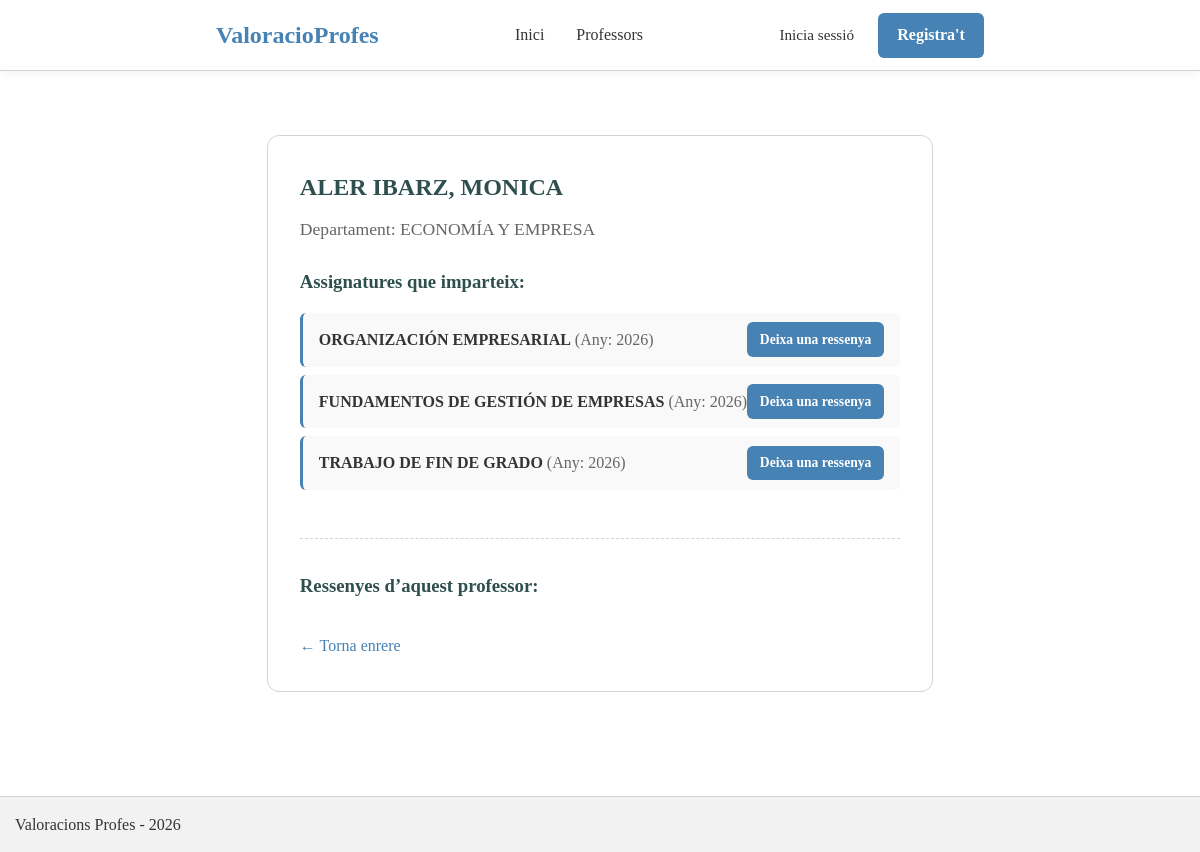
Screenshot of /profesores/2/ with the database file from the repository.
### blog/models.py (models this page shows, shortened)
class Professor(models.Model):
    department = models.ForeignKey(Department, on_delete=models.CASCADE, related_name='professors')
    name_prof = models.CharField(max_length=150)
    profile_pic_url = models.URLField(max_length=200, blank=True, null=True)  #URLField for links

class Department(models.Model):
    name_dept = models.CharField(max_length=100)

class Prof_Subject(models.Model):
    professor = models.ForeignKey(Professor, on_delete=models.CASCADE)
    subject = models.ForeignKey(Subject, on_delete=models.CASCADE)
    year = models.IntegerField()

class Subject(models.Model):
    name_sub = models.CharField(max_length=150)
    description = models.TextField()
    credits = models.PositiveIntegerField()
    professors = models.ManyToManyField(Professor, through='Prof_Subject', related_name='subjects')

### blog/views.py (the view)
# urls.py: path('profesores/<int:pk>/', views.ProfessorDetailView.as_view(), name='professor_detail'),
class ProfessorDetailView(DetailView):
    model = Professor
    template_name = 'blog/professor_detail.html'
    context_object_name = 'professor'

### templates/blog/professor_detail.html (shortened to what this page needs)
{% extends 'base.html' %}
{% block content %}
<div class="container">
    <article>
        <h1>{{ professor.name_prof }}</h1>
        <p class="post-meta" style="font-size: 1.1rem;">Departament: {{ professor.department.name_dept }}</p>
        <div class="post-body">
            <h3>Assignatures que imparteix:</h3>
            <ul>
                {% for ps in professor.prof_subject_set.all %}
                    <li style="display: flex; justify-content: space-between; align-items: center;">
                        <span>
                            <strong>{{ ps.subject.name_sub }}</strong> <span style="color: #666;">(Any: {{ ps.year }})</span>
                        </span>
                        <a href="{% url 'blog:review_create' %}?prof_subject={{ ps.id }}" class="btn-signup" style="font-size: 0.85rem; padding: 0.4rem 0.8rem;">
                            Deixa una ressenya
                        </a>
                    </li>
                {% empty %}
                    <li>Aquest professor no té assignatures assignades.</li>
                {% endfor %}
            </ul>
            <hr style="margin: 3rem 0 2rem 0; border: 0; border-top: 1px dashed var(--color-footer-border);">
            <h3>Ressenyes d’aquest professor:</h3>
            <div class="back-link" style="margin-top: 2rem;">
                <a href="javascript:history.back()">← Torna enrere</a>
            </div>
        </div>
    </article>
</div>
{% endblock content %}

### blog/static/blog/style.css (style rules this page uses)
:root { --font-base: Georgia, serif; --color-text: #333; --color-heading: darkslategray; --color-nav-bg: darkslategray; --color-nav-text: white; --color-nav-hover: lightblue; --color-user-text: silver; --color-footer-text: gray; --color-footer-border: lightgray; --color-error: red; --color-btn-primary: steelblue; --container-width: 800px; --form-width: 400px; }
* { margin: 0; padding: 0; box-sizing: border-box; }
body { min-height: 100vh; display: flex; flex-direction: column; font-family: var(--font-base); line-height: 1.6; color: var(--color-text); }
.container { flex: 1; max-width: var(--container-width); margin: 2rem auto; padding: 0 1rem; }
.btn-signup { background-color: var(--color-btn-primary); color: white; padding: 0.6rem 1.2rem; border-radius: 6px; text-decoration: none; font-weight: bold; }
article { background: white; border: 1px solid var(--color-footer-border); border-radius: 12px; padding: 2rem; }
article h1 { color: var(--color-heading); margin-bottom: 0.5rem; }
article .post-meta { color: #666; margin-bottom: 1.5rem; font-size: 0.95rem; }
article .post-body h3 { color: var(--color-heading); margin-bottom: 1rem; }
article .post-body ul { list-style: none; padding: 0; display: flex; flex-direction: column; gap: 0.5rem; }
article .post-body ul li { padding: 0.6rem 1rem; background: #f9f9f9; border-radius: 6px; border-left: 3px solid var(--color-btn-primary); }
.back-link { margin-top: 1.5rem; }
.back-link a { color: var(--color-btn-primary); text-decoration: none; }

### rows the page displays
Professor: name_prof "ALER IBARZ, MONICA", department.name_dept "ECONOMÍA Y EMPRESA"
Prof_Subject: subject.name_sub "ORGANIZACIÓN EMPRESARIAL", year "2026"
Prof_Subject: subject.name_sub "FUNDAMENTOS DE GESTIÓN DE EMPRESAS", year "2026"
Prof_Subject: subject.name_sub "TRABAJO DE FIN DE GRADO", year "2026"
